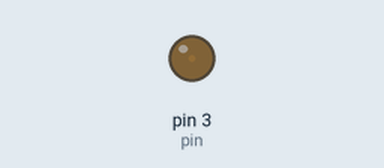
Bench run of a sketch on a simulated Arduino Uno, built with avr-gcc and run on an emulated ATmega328P. Parts: output pins drawn as LEDs (lit = HIGH).

Above: at 0.05 s.
At 5.25 s:
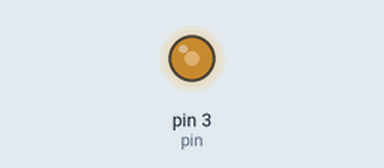
At 8.85 s:
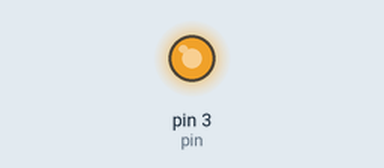
At 17.75 s:
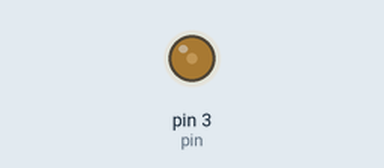
Timing chart, 0 to 26.7 s (numbered marks = the images above):
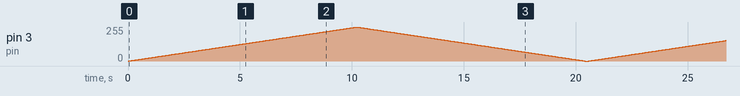

The sketch:

AnalogWrite-pwm.ino
```cpp
const int pin = 3;


void setup() {
   Serial.begin(9600);
    pinMode(pin, OUTPUT);

}

void loop() {
  // iterate over the pins:

    for (int brightness = 0; brightness < 255; brightness++) {
      analogWrite(pin, brightness);
      delay(40);
    }
    // fade the LED on thisPin from brithstest to off:
    for (int brightness = 255; brightness >= 0; brightness--) {
      analogWrite(pin, brightness);
      delay(40);
    }

    delay(100);

}
```
